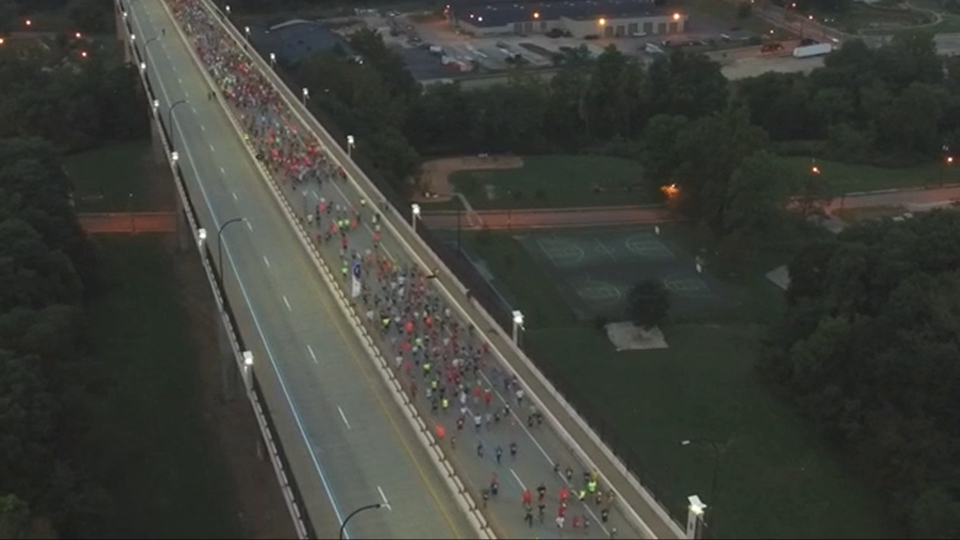
#> input picture datasets/sample_frames/marathon_frame.png, 1920 x 1080 px (shown at 1/2 size); its folder holds only this picture in this run
$ python -i lbp_density.py   (imports and definitions only)   (older library calls are emulated)
#> lines starting #> are read from the running program, lines starting #| are printed output that depends on the picture
#> further down, picture is the input picture: shape (1080, 1920, 3); mean B, G, R 57.3, 63.4, 61.6
import cv2
import numpy as np

from tune_config import DENSITY


class LBPDensity:
    """
    Sobel-based spatial density estimator.

    Current active output:
    - density_map: normalized Sobel magnitude map for heatmap overlay
    - S_sobel: scalar spatial score (mean normalized Sobel magnitude)
    """

    def __init__(
        self,
        radius=DENSITY.radius,
        n_points=DENSITY.n_points,
        grid_size=DENSITY.grid_size,
        eps=DENSITY.eps,
    ):
        self.eps = eps
        self.global_scale = None

    def compute_sobel_map_and_score(self, frame, analysis_mask=None):
        gray = cv2.cvtColor(frame, cv2.COLOR_BGR2GRAY)
        gray = cv2.GaussianBlur(gray, DENSITY.blur_kernel, 0)

        grad_x = cv2.Sobel(gray, cv2.CV_64F, 1, 0, ksize=DENSITY.sobel_kernel_size)
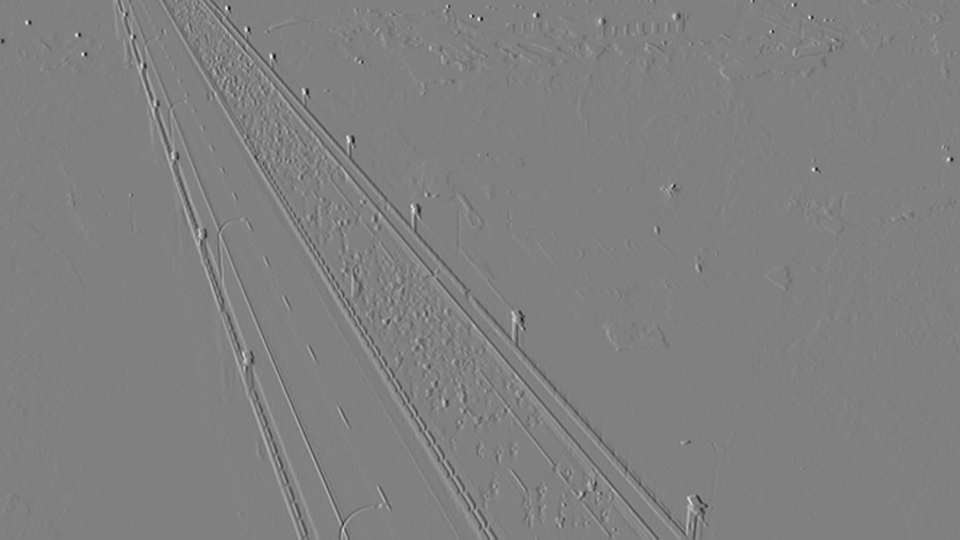
#> grad_x: shape (1080, 1920) float64 (shown at 1/2 size); min -381, max 375, mean 0; drawn with min black and max white
        grad_y = cv2.Sobel(gray, cv2.CV_64F, 0, 1, ksize=DENSITY.sobel_kernel_size)
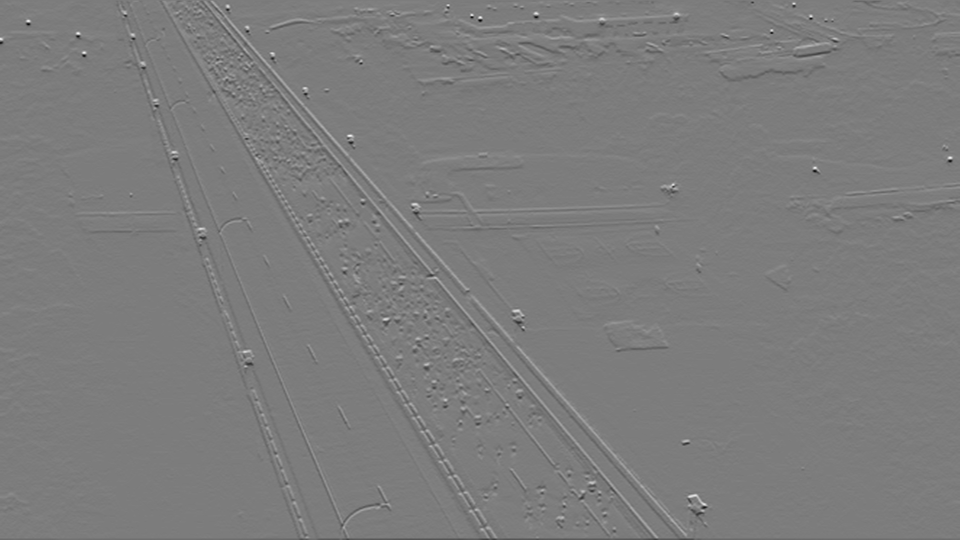
#> grad_y: shape (1080, 1920) float64 (shown at 1/2 size); min -351, max 367, mean -0.1; drawn with min black and max white

        magnitude = np.sqrt(grad_x ** 2 + grad_y ** 2)
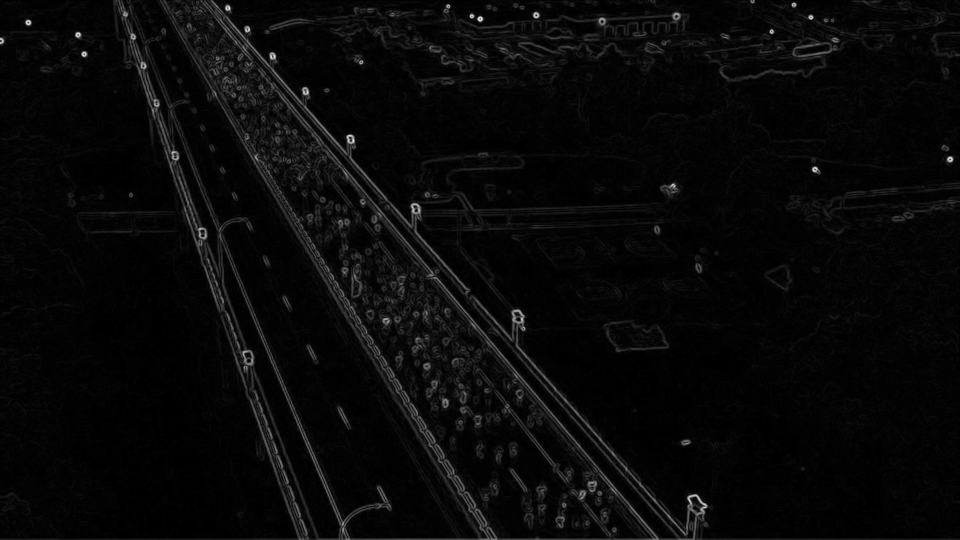
#> magnitude: shape (1080, 1920) float64 (shown at 1/2 size); min 0, max 390.6, mean 14; drawn with min black and max white
        p95 = float(np.percentile(magnitude, 95))
#> p95 = 60.17

        if self.global_scale is None:
            self.global_scale = p95
#> self.global_scale = 60.17
        else:
            self.global_scale = max(self.global_scale, p95)

        magnitude = magnitude / (self.global_scale + self.eps)
        magnitude = np.clip(magnitude, 0.0, 1.0)
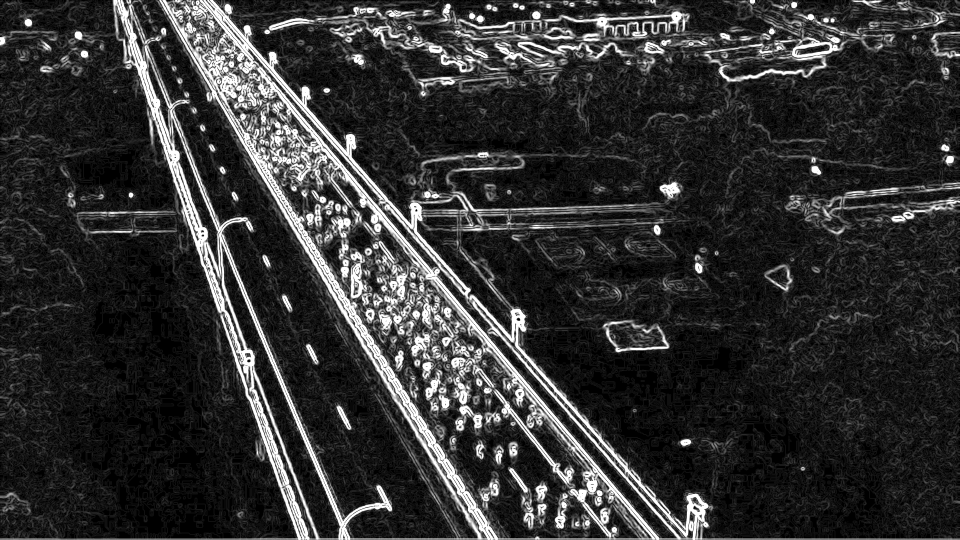
#> magnitude: shape (1080, 1920) float64 (shown at 1/2 size); min 0, max 1, mean 0.198

        if analysis_mask is not None:
            mask_bool = analysis_mask > 0
            masked_magnitude = np.zeros_like(magnitude)
            masked_magnitude[mask_bool] = magnitude[mask_bool]
            magnitude = masked_magnitude
            if np.any(mask_bool):
                s_sobel = float(np.mean(magnitude[mask_bool]))
            else:
                s_sobel = 0.0
        else:
            s_sobel = float(np.mean(magnitude))
#> s_sobel = 0.198

        return magnitude, s_sobel

    def compute(self, frame, analysis_mask=None):
        density_map, s_sobel = self.compute_sobel_map_and_score(frame, analysis_mask=analysis_mask)
        return density_map, s_sobel

    def density_heatmap(self, density_map, frame_shape):
        heat = cv2.resize(
            density_map,
            (frame_shape[1], frame_shape[0]),
            interpolation=cv2.INTER_CUBIC,
        )
        heat = np.uint8(255 * np.clip(heat, 0.0, 1.0))
        return cv2.applyColorMap(heat, cv2.COLORMAP_JET)

>>> import cv2
>>> picture = cv2.imread('../../datasets/sample_frames/marathon_frame.png')
>>> result = LBPDensity().compute_sobel_map_and_score(picture)

$ run again, on datasets/sample_frames/shibuya_frame.png
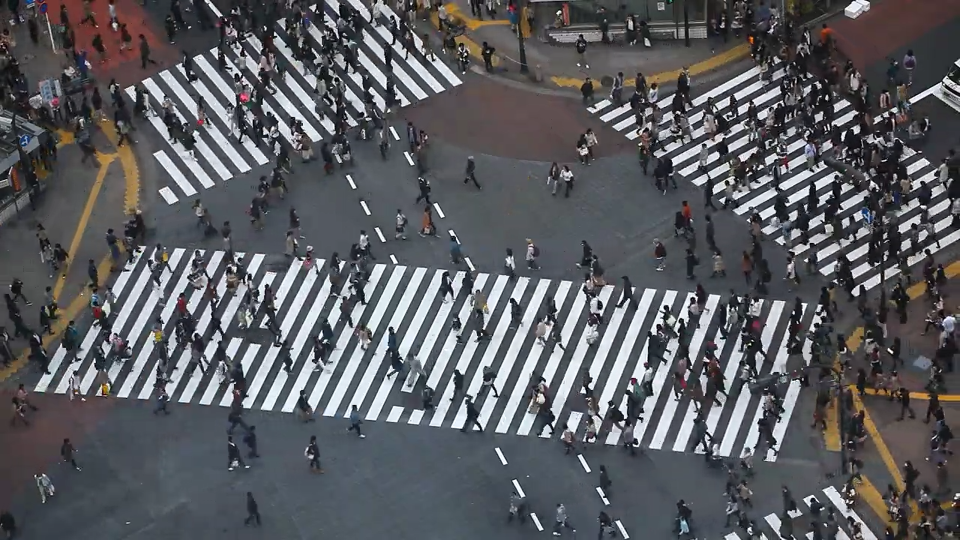
#> input picture datasets/sample_frames/shibuya_frame.png, 1920 x 1080 px (shown at 1/2 size)
#> picture is the input picture: shape (1080, 1920, 3); mean B, G, R 95.7, 91.6, 90.5
#> in compute_sobel_map_and_score, `magnitude = np.sqrt(grad_x ** 2 + grad_y ** 2)`:
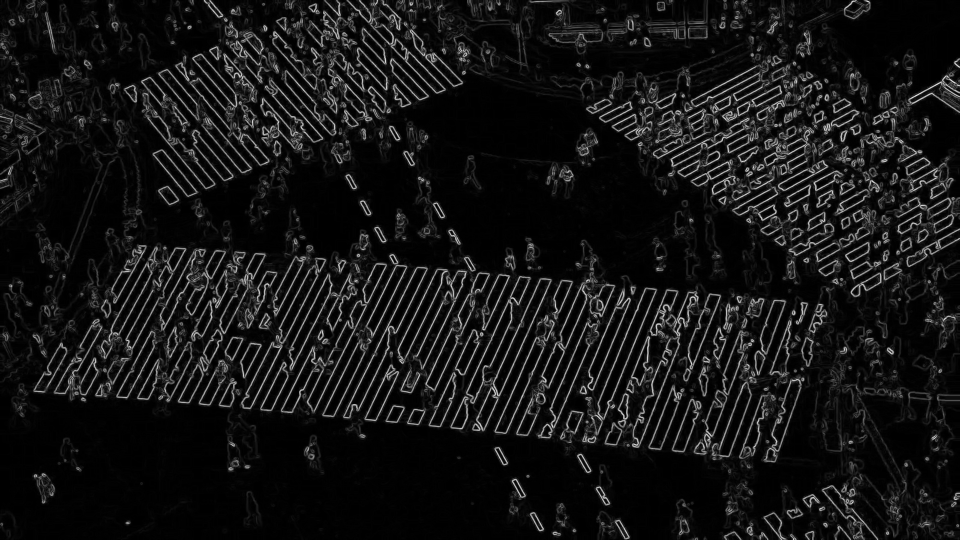
#> magnitude: shape (1080, 1920) float64 (shown at 1/2 size); min 0, max 735.5, mean 60.6; drawn with min black and max white
#> p95 = 335.8
#> in compute_sobel_map_and_score, `magnitude = np.clip(magnitude, 0.0, 1.0)`:
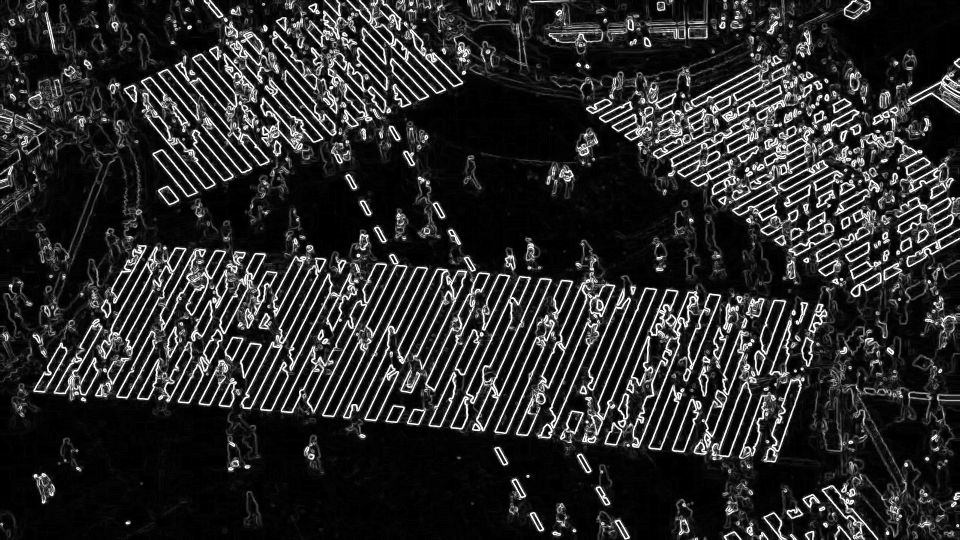
#> magnitude: shape (1080, 1920) float64 (shown at 1/2 size); min 0, max 1, mean 0.164
#> s_sobel = 0.164
